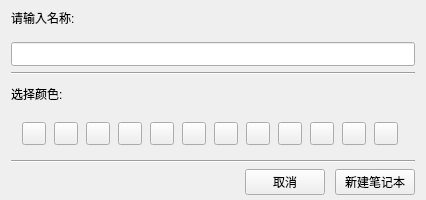
<?xml version="1.0" encoding="UTF-8"?>
<ui version="4.0">
 <class>NewNoteGroupForm</class>
 <widget class="QWidget" name="NewNoteGroupForm">
  <property name="geometry">
   <rect>
    <x>0</x>
    <y>0</y>
    <width>426</width>
    <height>200</height>
   </rect>
  </property>
  <property name="windowTitle">
   <string>Form</string>
  </property>
  <layout class="QVBoxLayout" name="verticalLayout">
   <property name="topMargin">
    <number>0</number>
   </property>
   <property name="bottomMargin">
    <number>5</number>
   </property>
   <item>
    <widget class="QLabel" name="nameLabel">
     <property name="minimumSize">
      <size>
       <width>0</width>
       <height>36</height>
      </size>
     </property>
     <property name="styleSheet">
      <string notr="true"/>
     </property>
     <property name="text">
      <string>请输入名称:</string>
     </property>
    </widget>
   </item>
   <item>
    <widget class="QLineEdit" name="nameLineEdit">
     <property name="minimumSize">
      <size>
       <width>0</width>
       <height>24</height>
      </size>
     </property>
    </widget>
   </item>
   <item>
    <widget class="Line" name="topHorizontalLine">
     <property name="orientation">
      <enum>Qt::Horizontal</enum>
     </property>
    </widget>
   </item>
   <item>
    <widget class="QLabel" name="colorLabel">
     <property name="styleSheet">
      <string notr="true"/>
     </property>
     <property name="text">
      <string>选择颜色:</string>
     </property>
    </widget>
   </item>
   <item>
    <widget class="QWidget" name="QColorWidget" native="true">
     <layout class="QHBoxLayout" name="colorLayout">
      <item>
       <widget class="QToolButton" name="toolButton_2">
        <property name="text">
         <string/>
        </property>
        <property name="checkable">
         <bool>true</bool>
        </property>
       </widget>
      </item>
      <item>
       <widget class="QToolButton" name="toolButton_3">
        <property name="text">
         <string/>
        </property>
        <property name="checkable">
         <bool>true</bool>
        </property>
       </widget>
      </item>
      <item>
       <widget class="QToolButton" name="toolButton_4">
        <property name="text">
         <string/>
        </property>
        <property name="checkable">
         <bool>true</bool>
        </property>
       </widget>
      </item>
      <item>
       <widget class="QToolButton" name="toolButton_7">
        <property name="text">
         <string/>
        </property>
        <property name="checkable">
         <bool>true</bool>
        </property>
       </widget>
      </item>
      <item>
       <widget class="QToolButton" name="toolButton_6">
        <property name="text">
         <string/>
        </property>
        <property name="checkable">
         <bool>true</bool>
        </property>
       </widget>
      </item>
      <item>
       <widget class="QToolButton" name="toolButton_5">
        <property name="text">
         <string/>
        </property>
        <property name="checkable">
         <bool>true</bool>
        </property>
       </widget>
      </item>
      <item>
       <widget class="QToolButton" name="toolButton_8">
        <property name="text">
         <string/>
        </property>
        <property name="checkable">
         <bool>true</bool>
        </property>
       </widget>
      </item>
      <item>
       <widget class="QToolButton" name="toolButton">
        <property name="text">
         <string/>
        </property>
        <property name="checkable">
         <bool>true</bool>
        </property>
       </widget>
      </item>
      <item>
       <widget class="QToolButton" name="toolButton_9">
        <property name="text">
         <string/>
        </property>
        <property name="checkable">
         <bool>true</bool>
        </property>
       </widget>
      </item>
      <item>
       <widget class="QToolButton" name="toolButton_10">
        <property name="text">
         <string/>
        </property>
        <property name="checkable">
         <bool>true</bool>
        </property>
       </widget>
      </item>
      <item>
       <widget class="QToolButton" name="toolButton_11">
        <property name="text">
         <string/>
        </property>
        <property name="checkable">
         <bool>true</bool>
        </property>
       </widget>
      </item>
      <item>
       <widget class="QToolButton" name="toolButton_12">
        <property name="text">
         <string/>
        </property>
        <property name="checkable">
         <bool>true</bool>
        </property>
       </widget>
      </item>
     </layout>
    </widget>
   </item>
   <item>
    <widget class="Line" name="bottomHorizontalLine">
     <property name="orientation">
      <enum>Qt::Horizontal</enum>
     </property>
    </widget>
   </item>
   <item>
    <layout class="QHBoxLayout" name="bottomLayout">
     <property name="spacing">
      <number>10</number>
     </property>
     <property name="bottomMargin">
      <number>0</number>
     </property>
     <item>
      <spacer name="horizontalSpacer">
       <property name="orientation">
        <enum>Qt::Horizontal</enum>
       </property>
       <property name="sizeHint" stdset="0">
        <size>
         <width>40</width>
         <height>20</height>
        </size>
       </property>
      </spacer>
     </item>
     <item>
      <widget class="QLabel" name="warningLabel">
       <property name="text">
        <string/>
       </property>
      </widget>
     </item>
     <item>
      <widget class="QPushButton" name="cancleBtn">
       <property name="text">
        <string>取消</string>
       </property>
      </widget>
     </item>
     <item>
      <widget class="QPushButton" name="okBtn">
       <property name="styleSheet">
        <string notr="true"/>
       </property>
       <property name="text">
        <string>新建笔记本</string>
       </property>
      </widget>
     </item>
    </layout>
   </item>
  </layout>
 </widget>
 <resources/>
 <connections/>
</ui>
